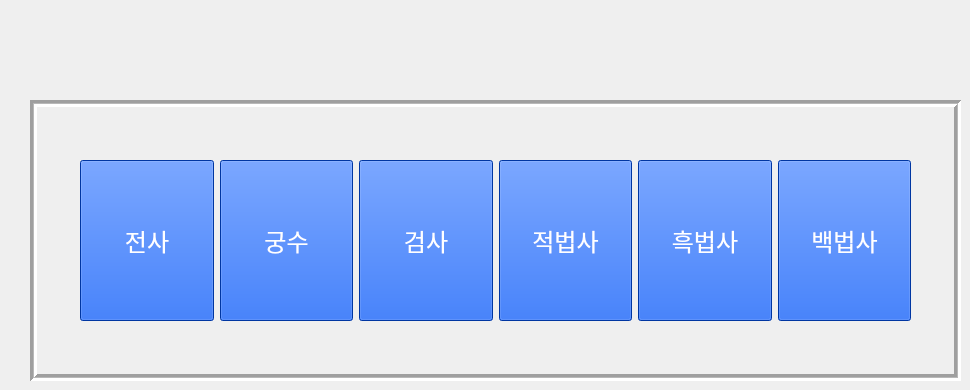
   <widget class="QWidget" name="page_8">
    <widget class="QFrame" name="user_gard_frame">
     <property name="geometry">
      <rect>
       <x>30</x>
       <y>100</y>
       <width>931</width>
       <height>281</height>
      </rect>
     </property>
     <property name="styleSheet">
      <string notr="true"/>
     </property>
     <property name="frameShape">
      <enum>QFrame::Box</enum>
     </property>
     <property name="frameShadow">
      <enum>QFrame::Sunken</enum>
     </property>
     <property name="lineWidth">
      <number>3</number>
     </property>
     <property name="midLineWidth">
      <number>1</number>
     </property>
     <widget class="QLabel" name="label_63">
      <property name="geometry">
       <rect>
        <x>90</x>
        <y>220</y>
        <width>41</width>
        <height>41</height>
       </rect>
      </property>
      <property name="text">
       <string/>
      </property>
      <property name="pixmap">
       <pixmap>../../../../Downloads/Map_tile_119 (1).png</pixmap>
      </property>
      <property name="scaledContents">
       <bool>true</bool>
      </property>
     </widget>
     <widget class="QLabel" name="label_64">
      <property name="geometry">
       <rect>
        <x>130</x>
        <y>220</y>
        <width>41</width>
        <height>41</height>
       </rect>
      </property>
      <property name="text">
       <string/>
      </property>
      <property name="pixmap">
       <pixmap>../../../../Downloads/Map_tile_119 (1).png</pixmap>
      </property>
      <property name="scaledContents">
       <bool>true</bool>
      </property>
     </widget>
     <widget class="QLabel" name="label_65">
      <property name="geometry">
       <rect>
        <x>250</x>
        <y>220</y>
        <width>41</width>
        <height>41</height>
       </rect>
      </property>
      <property name="text">
       <string/>
      </property>
      <property name="pixmap">
       <pixmap>../../../../Downloads/Map_tile_119 (1).png</pixmap>
      </property>
      <property name="scaledContents">
       <bool>true</bool>
      </property>
     </widget>
     <widget class="QLabel" name="label_66">
      <property name="geometry">
       <rect>
        <x>210</x>
        <y>220</y>
        <width>41</width>
        <height>41</height>
       </rect>
      </property>
      <property name="text">
       <string/>
      </property>
      <property name="pixmap">
       <pixmap>../../../../Downloads/Map_tile_119 (1).png</pixmap>
      </property>
      <property name="scaledContents">
       <bool>true</bool>
      </property>
     </widget>
     <widget class="QLabel" name="label_67">
      <property name="geometry">
       <rect>
        <x>170</x>
        <y>220</y>
        <width>41</width>
        <height>41</height>
       </rect>
      </property>
      <property name="text">
       <string/>
      </property>
      <property name="pixmap">
       <pixmap>../../../../Downloads/Map_tile_119 (1).png</pixmap>
      </property>
      <property name="scaledContents">
       <bool>true</bool>
      </property>
     </widget>
     <widget class="QLabel" name="label_68">
      <property name="geometry">
       <rect>
        <x>370</x>
        <y>220</y>
        <width>41</width>
        <height>41</height>
       </rect>
      </property>
      <property name="text">
       <string/>
      </property>
      <property name="pixmap">
       <pixmap>../../../../Downloads/Map_tile_119 (1).png</pixmap>
      </property>
      <property name="scaledContents">
       <bool>true</bool>
      </property>
     </widget>
     <widget class="QLabel" name="label_69">
      <property name="geometry">
       <rect>
        <x>330</x>
        <y>220</y>
        <width>41</width>
        <height>41</height>
       </rect>
      </property>
      <property name="text">
       <string/>
      </property>
      <property name="pixmap">
       <pixmap>../../../../Downloads/Map_tile_119 (1).png</pixmap>
      </property>
      <property name="scaledContents">
       <bool>true</bool>
      </property>
     </widget>
     <widget class="QLabel" name="label_70">
      <property name="geometry">
       <rect>
        <x>290</x>
        <y>220</y>
        <width>41</width>
        <height>41</height>
       </rect>
      </property>
      <property name="text">
       <string/>
      </property>
      <property name="pixmap">
       <pixmap>../../../../Downloads/Map_tile_119 (1).png</pixmap>
      </property>
      <property name="scaledContents">
       <bool>true</bool>
      </property>
     </widget>
     <widget class="QLabel" name="label_71">
      <property name="geometry">
       <rect>
        <x>410</x>
        <y>220</y>
        <width>41</width>
        <height>41</height>
       </rect>
      </property>
      <property name="text">
       <string/>
      </property>
      <property name="pixmap">
       <pixmap>../../../../Downloads/Map_tile_119 (1).png</pixmap>
      </property>
      <property name="scaledContents">
       <bool>true</bool>
      </property>
     </widget>
     <widget class="QLabel" name="label_72">
      <property name="geometry">
       <rect>
        <x>450</x>
        <y>220</y>
        <width>41</width>
        <height>41</height>
       </rect>
      </property>
      <property name="text">
       <string/>
      </property>
      <property name="pixmap">
       <pixmap>../../../../Downloads/Map_tile_119 (1).png</pixmap>
      </property>
      <property name="scaledContents">
       <bool>true</bool>
      </property>
     </widget>
     <widget class="QLabel" name="label_73">
      <property name="geometry">
       <rect>
        <x>330</x>
        <y>0</y>
        <width>41</width>
        <height>41</height>
       </rect>
      </property>
      <property name="text">
       <string/>
      </property>
      <property name="pixmap">
       <pixmap>../../../../Downloads/Map_tile_119 (1).png</pixmap>
      </property>
      <property name="scaledContents">
       <bool>true</bool>
      </property>
     </widget>
     <widget class="QLabel" name="label_74">
      <property name="geometry">
       <rect>
        <x>90</x>
        <y>0</y>
        <width>41</width>
        <height>41</height>
       </rect>
      </property>
      <property name="text">
       <string/>
      </property>
      <property name="pixmap">
       <pixmap>../../../../Downloads/Map_tile_119 (1).png</pixmap>
      </property>
      <property name="scaledContents">
       <bool>true</bool>
      </property>
     </widget>
     <widget class="QLabel" name="label_75">
      <property name="geometry">
       <rect>
        <x>210</x>
        <y>0</y>
        <width>41</width>
        <height>41</height>
       </rect>
      </property>
      <property name="text">
       <string/>
      </property>
      <property name="pixmap">
       <pixmap>../../../../Downloads/Map_tile_119 (1).png</pixmap>
      </property>
      <property name="scaledContents">
       <bool>true</bool>
      </property>
     </widget>
     <widget class="QLabel" name="label_76">
      <property name="geometry">
       <rect>
        <x>170</x>
        <y>0</y>
        <width>41</width>
        <height>41</height>
       </rect>
      </property>
      <property name="text">
       <string/>
      </property>
      <property name="pixmap">
       <pixmap>../../../../Downloads/Map_tile_119 (1).png</pixmap>
      </property>
      <property name="scaledContents">
       <bool>true</bool>
      </property>
     </widget>
     <widget class="QLabel" name="label_77">
      <property name="geometry">
       <rect>
        <x>290</x>
        <y>0</y>
        <width>41</width>
        <height>41</height>
       </rect>
      </property>
      <property name="text">
       <string/>
      </property>
      <property name="pixmap">
       <pixmap>../../../../Downloads/Map_tile_119 (1).png</pixmap>
      </property>
      <property name="scaledContents">
       <bool>true</bool>
      </property>
     </widget>
     <widget class="QLabel" name="label_78">
      <property name="geometry">
       <rect>
        <x>250</x>
        <y>0</y>
        <width>41</width>
        <height>41</height>
       </rect>
      </property>
      <property name="text">
       <string/>
      </property>
      <property name="pixmap">
       <pixmap>../../../../Downloads/Map_tile_119 (1).png</pixmap>
      </property>
      <property name="scaledContents">
       <bool>true</bool>
      </property>
     </widget>
     <widget class="QLabel" name="label_79">
      <property name="geometry">
       <rect>
        <x>410</x>
        <y>0</y>
        <width>41</width>
        <height>41</height>
       </rect>
      </property>
      <property name="text">
       <string/>
      </property>
      <property name="pixmap">
       <pixmap>../../../../Downloads/Map_tile_119 (1).png</pixmap>
      </property>
      <property name="scaledContents">
       <bool>true</bool>
      </property>
     </widget>
     <widget class="QLabel" name="label_80">
      <property name="geometry">
       <rect>
        <x>370</x>
        <y>0</y>
        <width>41</width>
        <height>41</height>
       </rect>
      </property>
      <property name="text">
       <string/>
      </property>
      <property name="pixmap">
       <pixmap>../../../../Downloads/Map_tile_119 (1).png</pixmap>
      </property>
      <property name="scaledContents">
       <bool>true</bool>
      </property>
     </widget>
     <widget class="QLabel" name="label_81">
      <property name="geometry">
       <rect>
        <x>50</x>
        <y>0</y>
        <width>41</width>
        <height>41</height>
       </rect>
      </property>
      <property name="text">
       <string/>
      </property>
      <property name="pixmap">
       <pixmap>../../../../Downloads/Map_tile_119 (1).png</pixmap>
      </property>
      <property name="scaledContents">
       <bool>true</bool>
      </property>
     </widget>
     <widget class="QLabel" name="label_82">
      <property name="geometry">
       <rect>
        <x>130</x>
        <y>0</y>
        <width>41</width>
        <height>41</height>
       </rect>
      </property>
      <property name="text">
       <string/>
      </property>
      <property name="pixmap">
       <pixmap>../../../../Downloads/Map_tile_119 (1).png</pixmap>
      </property>
      <property name="scaledContents">
       <bool>true</bool>
      </property>
     </widget>
     <widget class="QLabel" name="label_83">
      <property name="geometry">
       <rect>
        <x>10</x>
        <y>20</y>
        <width>41</width>
        <height>41</height>
       </rect>
      </property>
      <property name="text">
       <string/>
      </property>
      <property name="pixmap">
       <pixmap>../../../../Downloads/Map_tile_94.png</pixmap>
      </property>
      <property name="scaledContents">
       <bool>true</bool>
      </property>
     </widget>
     <widget class="QLabel" name="label_84">
      <property name="geometry">
       <rect>
        <x>880</x>
        <y>20</y>
        <width>41</width>
        <height>41</height>
       </rect>
      </property>
      <property name="text">
       <string/>
      </property>
      <property name="pixmap">
       <pixmap>../../../../Downloads/Map_tile_96.png</pixmap>
      </property>
      <property name="scaledContents">
       <bool>true</bool>
      </property>
     </widget>
     <widget class="QLabel" name="label_87">
      <property name="geometry">
       <rect>
        <x>530</x>
        <y>0</y>
        <width>41</width>
        <height>41</height>
       </rect>
      </property>
      <property name="text">
       <string/>
      </property>
      <property name="pixmap">
       <pixmap>../../../../Downloads/Map_tile_119 (1).png</pixmap>
      </property>
      <property name="scaledContents">
       <bool>true</bool>
      </property>
     </widget>
     <widget class="QLabel" name="label_88">
      <property name="geometry">
       <rect>
        <x>570</x>
        <y>0</y>
        <width>41</width>
        <height>41</height>
       </rect>
      </property>
      <property name="text">
       <string/>
      </property>
      <property name="pixmap">
       <pixmap>../../../../Downloads/Map_tile_119 (1).png</pixmap>
      </property>
      <property name="scaledContents">
       <bool>true</bool>
      </property>
     </widget>
     <widget class="QLabel" name="label_89">
      <property name="geometry">
       <rect>
        <x>450</x>
        <y>0</y>
        <width>41</width>
        <height>41</height>
       </rect>
      </property>
      <property name="text">
       <string/>
      </property>
      <property name="pixmap">
       <pixmap>../../../../Downloads/Map_tile_119 (1).png</pixmap>
      </property>
      <property name="scaledContents">
       <bool>true</bool>
      </property>
     </widget>
     <widget class="QLabel" name="label_90">
      <property name="geometry">
       <rect>
        <x>610</x>
        <y>0</y>
        <width>41</width>
        <height>41</height>
       </rect>
      </property>
      <property name="text">
       <string/>
      </property>
      <property name="pixmap">
       <pixmap>../../../../Downloads/Map_tile_119 (1).png</pixmap>
      </property>
      <property name="scaledContents">
       <bool>true</bool>
      </property>
     </widget>
     <widget class="QLabel" name="label_91">
      <property name="geometry">
       <rect>
        <x>650</x>
        <y>0</y>
        <width>41</width>
        <height>41</height>
       </rect>
      </property>
      <property name="text">
       <string/>
      </property>
      <property name="pixmap">
       <pixmap>../../../../Downloads/Map_tile_119 (1).png</pixmap>
      </property>
      <property name="scaledContents">
       <bool>true</bool>
      </property>
     </widget>
     <widget class="QLabel" name="label_92">
      <property name="geometry">
       <rect>
        <x>490</x>
        <y>0</y>
        <width>41</width>
        <height>41</height>
       </rect>
      </property>
      <property name="text">
       <string/>
      </property>
      <property name="pixmap">
       <pixmap>../../../../Downloads/Map_tile_119 (1).png</pixmap>
      </property>
      <property name="scaledContents">
       <bool>true</bool>
      </property>
     </widget>
     <widget class="QLabel" name="label_93">
      <property name="geometry">
       <rect>
        <x>690</x>
        <y>0</y>
        <width>41</width>
        <height>41</height>
       </rect>
      </property>
      <property name="text">
       <string/>
      </property>
      <property name="pixmap">
       <pixmap>../../../../Downloads/Map_tile_119 (1).png</pixmap>
      </property>
      <property name="scaledContents">
       <bool>true</bool>
      </property>
     </widget>
     <widget class="QLabel" name="label_94">
      <property name="geometry">
       <rect>
        <x>730</x>
        <y>0</y>
        <width>41</width>
        <height>41</height>
       </rect>
      </property>
      <property name="text">
       <string/>
      </property>
      <property name="pixmap">
       <pixmap>../../../../Downloads/Map_tile_119 (1).png</pixmap>
      </property>
      <property name="scaledContents">
       <bool>true</bool>
      </property>
     </widget>
     <widget class="QLabel" name="label_95">
      <property name="geometry">
       <rect>
        <x>770</x>
        <y>0</y>
        <width>41</width>
        <height>41</height>
       </rect>
      </property>
      <property name="text">
       <string/>
      </property>
      <property name="pixmap">
       <pixmap>../../../../Downloads/Map_tile_119 (1).png</pixmap>
      </property>
      <property name="scaledContents">
       <bool>true</bool>
      </property>
     </widget>
     <widget class="QLabel" name="label_96">
      <property name="geometry">
       <rect>
        <x>810</x>
        <y>0</y>
        <width>41</width>
        <height>41</height>
       </rect>
      </property>
      <property name="text">
       <string/>
      </property>
      <property name="pixmap">
       <pixmap>../../../../Downloads/Map_tile_119 (1).png</pixmap>
      </property>
      <property name="scaledContents">
       <bool>true</bool>
      </property>
     </widget>
     <widget class="QLabel" name="label_97">
      <property name="geometry">
       <rect>
        <x>840</x>
        <y>0</y>
        <width>41</width>
        <height>41</height>
       </rect>
      </property>
      <property name="text">
       <string/>
      </property>
      <property name="pixmap">
       <pixmap>../../../../Downloads/Map_tile_119 (1).png</pixmap>
      </property>
      <property name="scaledContents">
       <bool>true</bool>
      </property>
     </widget>
     <widget class="QLabel" name="label_98">
      <property name="geometry">
       <rect>
        <x>10</x>
        <y>60</y>
        <width>41</width>
        <height>41</height>
       </rect>
      </property>
      <property name="text">
       <string/>
      </property>
      <property name="pixmap">
       <pixmap>../../../../Downloads/Map_tile_106.png</pixmap>
      </property>
      <property name="scaledContents">
       <bool>true</bool>
      </property>
     </widget>
     <widget class="QLabel" name="label_99">
      <property name="geometry">
       <rect>
        <x>10</x>
        <y>100</y>
        <width>41</width>
        <height>41</height>
       </rect>
      </property>
      <property name="text">
       <string/>
      </property>
      <property name="pixmap">
       <pixmap>../../../../Downloads/Map_tile_106.png</pixmap>
      </property>
      <property name="scaledContents">
       <bool>true</bool>
      </property>
     </widget>
     <widget class="QLabel" name="label_100">
      <property name="geometry">
       <rect>
        <x>10</x>
        <y>140</y>
        <width>41</width>
        <height>41</height>
       </rect>
      </property>
      <property name="text">
       <string/>
      </property>
      <property name="pixmap">
       <pixmap>../../../../Downloads/Map_tile_106.png</pixmap>
      </property>
      <property name="scaledContents">
       <bool>true</bool>
      </property>
     </widget>
     <widget class="QLabel" name="label_101">
      <property name="geometry">
       <rect>
        <x>10</x>
        <y>180</y>
        <width>41</width>
        <height>41</height>
       </rect>
      </property>
      <property name="text">
       <string/>
      </property>
      <property name="pixmap">
       <pixmap>../../../../Downloads/Map_tile_106.png</pixmap>
      </property>
      <property name="scaledContents">
       <bool>true</bool>
      </property>
     </widget>
     <widget class="QLabel" name="label_102">
      <property name="geometry">
       <rect>
        <x>810</x>
        <y>220</y>
        <width>41</width>
        <height>41</height>
       </rect>
      </property>
      <property name="text">
       <string/>
      </property>
      <property name="pixmap">
       <pixmap>../../../../Downloads/Map_tile_119 (1).png</pixmap>
      </property>
      <property name="scaledContents">
       <bool>true</bool>
      </property>
     </widget>
     <widget class="QLabel" name="label_103">
      <property name="geometry">
       <rect>
        <x>570</x>
        <y>220</y>
        <width>41</width>
        <height>41</height>
       </rect>
      </property>
      <property name="text">
       <string/>
      </property>
      <property name="pixmap">
       <pixmap>../../../../Downloads/Map_tile_119 (1).png</pixmap>
      </property>
      <property name="scaledContents">
       <bool>true</bool>
      </property>
     </widget>
     <widget class="QLabel" name="label_104">
      <property name="geometry">
       <rect>
        <x>690</x>
        <y>220</y>
        <width>41</width>
        <height>41</height>
       </rect>
      </property>
      <property name="text">
       <string/>
      </property>
      <property name="pixmap">
       <pixmap>../../../../Downloads/Map_tile_119 (1).png</pixmap>
      </property>
      <property name="scaledContents">
       <bool>true</bool>
      </property>
     </widget>
     <widget class="QLabel" name="label_105">
      <property name="geometry">
       <rect>
        <x>490</x>
        <y>220</y>
        <width>41</width>
        <height>41</height>
       </rect>
      </property>
      <property name="text">
       <string/>
      </property>
      <property name="pixmap">
       <pixmap>../../../../Downloads/Map_tile_119 (1).png</pixmap>
      </property>
      <property name="scaledContents">
       <bool>true</bool>
      </property>
     </widget>
     <widget class="QLabel" name="label_106">
      <property name="geometry">
       <rect>
        <x>650</x>
        <y>220</y>
        <width>41</width>
        <height>41</height>
       </rect>
      </property>
      <property name="text">
       <string/>
      </property>
      <property name="pixmap">
       <pixmap>../../../../Downloads/Map_tile_119 (1).png</pixmap>
      </property>
      <property name="scaledContents">
       <bool>true</bool>
      </property>
     </widget>
     <widget class="QLabel" name="label_107">
      <property name="geometry">
       <rect>
        <x>770</x>
        <y>220</y>
        <width>41</width>
        <height>41</height>
       </rect>
      </property>
      <property name="text">
       <string/>
      </property>
      <property name="pixmap">
       <pixmap>../../../../Downloads/Map_tile_119 (1).png</pixmap>
      </property>
      <property name="scaledContents">
       <bool>true</bool>
      </property>
     </widget>
     <widget class="QLabel" name="label_108">
      <property name="geometry">
       <rect>
        <x>730</x>
        <y>220</y>
        <width>41</width>
        <height>41</height>
       </rect>
      </property>
      <property name="text">
       <string/>
      </property>
      <property name="pixmap">
       <pixmap>../../../../Downloads/Map_tile_119 (1).png</pixmap>
      </property>
      <property name="scaledContents">
       <bool>true</bool>
      </property>
     </widget>
     <widget class="QLabel" name="label_111">
      <property name="geometry">
       <rect>
        <x>530</x>
        <y>220</y>
        <width>41</width>
        <height>41</height>
       </rect>
      </property>
      <property name="text">
       <string/>
      </property>
      <property name="pixmap">
       <pixmap>../../../../Downloads/Map_tile_119 (1).png</pixmap>
      </property>
      <property name="scaledContents">
       <bool>true</bool>
      </property>
     </widget>
     <widget class="QLabel" name="label_112">
      <property name="geometry">
       <rect>
        <x>610</x>
        <y>220</y>
        <width>41</width>
        <height>41</height>
       </rect>
      </property>
      <property name="text">
       <string/>
      </property>
      <property name="pixmap">
       <pixmap>../../../../Downloads/Map_tile_119 (1).png</pixmap>
      </property>
      <property name="scaledContents">
       <bool>true</bool>
      </property>
     </widget>
     <widget class="QLabel" name="label_109">
      <property name="geometry">
       <rect>
        <x>880</x>
        <y>100</y>
        <width>41</width>
        <height>41</height>
       </rect>
      </property>
      <property name="text">
       <string/>
      </property>
      <property name="pixmap">
       <pixmap>../../../../Downloads/Map_tile_108.png</pixmap>
      </property>
      <property name="scaledContents">
       <bool>true</bool>
      </property>
      <property name="alignment">
       <set>Qt::AlignJustify|Qt::AlignVCenter</set>
      </property>
     </widget>
     <widget class="QLabel" name="label_113">
      <property name="geometry">
       <rect>
        <x>880</x>
        <y>180</y>
        <width>41</width>
        <height>41</height>
       </rect>
      </property>
      <property name="text">
       <string/>
      </property>
      <property name="pixmap">
       <pixmap>../../../../Downloads/Map_tile_108.png</pixmap>
      </property>
      <property name="scaledContents">
       <bool>true</bool>
      </property>
      <property name="alignment">
       <set>Qt::AlignJustify|Qt::AlignVCenter</set>
      </property>
     </widget>
     <widget class="QLabel" name="label_114">
      <property name="geometry">
       <rect>
        <x>880</x>
        <y>140</y>
        <width>41</width>
        <height>41</height>
       </rect>
      </property>
      <property name="text">
       <string/>
      </property>
      <property name="pixmap">
       <pixmap>../../../../Downloads/Map_tile_108.png</pixmap>
      </property>
      <property name="scaledContents">
       <bool>true</bool>
      </property>
      <property name="alignment">
       <set>Qt::AlignJustify|Qt::AlignVCenter</set>
      </property>
     </widget>
     <widget class="QLabel" name="label_115">
      <property name="geometry">
       <rect>
        <x>880</x>
        <y>60</y>
        <width>41</width>
        <height>41</height>
       </rect>
      </property>
      <property name="text">
       <string/>
      </property>
      <property name="pixmap">
       <pixmap>../../../../Downloads/Map_tile_108.png</pixmap>
      </property>
      <property name="scaledContents">
       <bool>true</bool>
      </property>
      <property name="alignment">
       <set>Qt::AlignJustify|Qt::AlignVCenter</set>
      </property>
     </widget>
     <widget class="QWidget" name="layoutWidget_2">
      <property name="geometry">
       <rect>
        <x>50</x>
        <y>60</y>
        <width>831</width>
        <height>161</height>
       </rect>
      </property>
      <layout class="QHBoxLayout" name="horizontalLayout">
       <item>
        <widget class="QPushButton" name="warrior">
         <property name="sizePolicy">
          <sizepolicy hsizetype="Expanding" vsizetype="Expanding">
           <horstretch>0</horstretch>
           <verstretch>0</verstretch>
          </sizepolicy>
         </property>
         <property name="font">
          <font>
           <family>Rix이누아리두리 Regular</family>
           <pointsize>18</pointsize>
          </font>
         </property>
         <property name="styleSheet">
          <string notr="true">background-color: rgb(0, 75, 227);
color:white;</string>
         </property>
         <property name="text">
          <string>전사</string>
         </property>
        </widget>
       </item>
       <item>
        <widget class="QPushButton" name="archer">
         <property name="sizePolicy">
          <sizepolicy hsizetype="Expanding" vsizetype="Expanding">
           <horstretch>0</horstretch>
           <verstretch>0</verstretch>
          </sizepolicy>
         </property>
         <property name="font">
          <font>
           <family>Rix이누아리두리 Regular</family>
           <pointsize>18</pointsize>
          </font>
         </property>
         <property name="styleSheet">
          <string notr="true">background-color: rgb(0, 75, 227);
color:white;</string>
         </property>
         <property name="text">
          <string>궁수</string>
         </property>
        </widget>
       </item>
       <item>
        <widget class="QPushButton" name="swordman">
         <property name="sizePolicy">
          <sizepolicy hsizetype="Expanding" vsizetype="Expanding">
           <horstretch>0</horstretch>
           <verstretch>0</verstretch>
          </sizepolicy>
         </property>
         <property name="font">
          <font>
           <family>Rix이누아리두리 Regular</family>
           <pointsize>18</pointsize>
          </font>
         </property>
         <property name="styleSheet">
          <string notr="true">background-color: rgb(0, 75, 227);
color:white;</string>
         </property>
         <property name="text">
          <string>검사</string>
         </property>
        </widget>
       </item>
       <item>
        <widget class="QPushButton" name="red_wizard">
         <property name="sizePolicy">
          <sizepolicy hsizetype="Expanding" vsizetype="Expanding">
           <horstretch>0</horstretch>
           <verstretch>0</verstretch>
          </sizepolicy>
         </property>
         <property name="font">
          <font>
           <family>Rix이누아리두리 Regular</family>
           <pointsize>18</pointsize>
          </font>
         </property>
         <property name="styleSheet">
          <string notr="true">background-color: rgb(0, 75, 227);
color:white;</string>
         </property>
         <property name="text">
          <string>적법사</string>
         </property>
        </widget>
       </item>
       <item>
        <widget class="QPushButton" name="black_wizard">
         <property name="sizePolicy">
          <sizepolicy hsizetype="Expanding" vsizetype="Expanding">
           <horstretch>0</horstretch>
           <verstretch>0</verstretch>
          </sizepolicy>
         </property>
         <property name="font">
          <font>
           <family>Rix이누아리두리 Regular</family>
           <pointsize>18</pointsize>
          </font>
         </property>
         <property name="styleSheet">
          <string notr="true">background-color: rgb(0, 75, 227);
color:white;</string>
         </property>
         <property name="text">
          <string>흑법사</string>
         </property>
        </widget>
       </item>
       <item>
        <widget class="QPushButton" name="white_wizard">
         <property name="sizePolicy">
          <sizepolicy hsizetype="Expanding" vsizetype="Expanding">
           <horstretch>0</horstretch>
           <verstretch>0</verstretch>
          </sizepolicy>
         </property>
         <property name="font">
          <font>
           <family>Rix이누아리두리 Regular</family>
           <pointsize>18</pointsize>
          </font>
         </property>
         <property name="styleSheet">
          <string notr="true">background-color: rgb(0, 75, 227);
color:white;</string>
         </property>
         <property name="text">
          <string>백법사</string>
         </property>
        </widget>
       </item>
      </layout>
     </widget>
     <widget class="QLabel" name="label_110">
      <property name="geometry">
       <rect>
        <x>850</x>
        <y>220</y>
        <width>41</width>
        <height>41</height>
       </rect>
      </property>
      <property name="text">
       <string/>
      </property>
      <property name="pixmap">
       <pixmap>../../../../Downloads/Map_tile_119 (1).png</pixmap>
      </property>
      <property name="scaledContents">
       <bool>true</bool>
      </property>
     </widget>
     <widget class="QLabel" name="label_116">
      <property name="geometry">
       <rect>
        <x>50</x>
        <y>220</y>
        <width>41</width>
        <height>41</height>
       </rect>
      </property>
      <property name="text">
       <string/>
      </property>
      <property name="pixmap">
       <pixmap>../../../../Downloads/Map_tile_119 (1).png</pixmap>
      </property>
      <property name="scaledContents">
       <bool>true</bool>
      </property>
     </widget>
     <widget class="QLabel" name="label_117">
      <property name="geometry">
       <rect>
        <x>10</x>
        <y>220</y>
        <width>41</width>
        <height>41</height>
       </rect>
      </property>
      <property name="text">
       <string/>
      </property>
      <property name="pixmap">
       <pixmap>../../../../Downloads/Map_tile_118.png</pixmap>
      </property>
      <property name="scaledContents">
       <bool>true</bool>
      </property>
     </widget>
     <widget class="QLabel" name="label_118">
      <property name="geometry">
       <rect>
        <x>890</x>
        <y>220</y>
        <width>31</width>
        <height>41</height>
       </rect>
      </property>
      <property name="text">
       <string/>
      </property>
      <property name="pixmap">
       <pixmap>../../../../Downloads/Map_tile_120.png</pixmap>
      </property>
      <property name="scaledContents">
       <bool>true</bool>
      </property>
     </widget>
    </widget>
   </widget>
